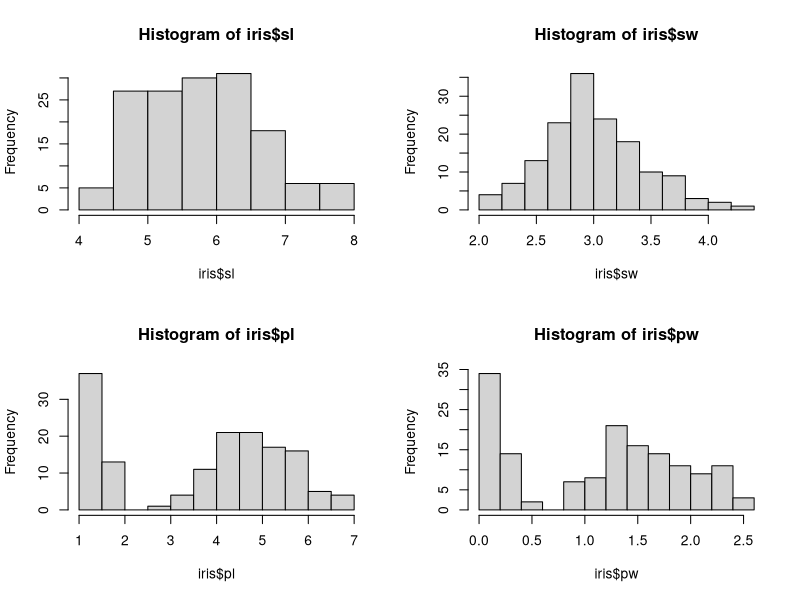

Source code (R):
data(iris)
names(iris)=c('sl','sw','pl','pw','sp')
par(mfrow=c(2,2))
hist(iris$sl)
hist(iris$sw)
hist(iris$pl)
hist(iris$pw)
options(scipen=10)
shapiro.test(iris$sl)
shapiro.test(iris$sw)
shapiro.test(iris$pl)
shapiro.test(iris$pw)
kruskal.test(sl~sp,data=iris)
kruskal.test(sw~sp,data=iris)
kruskal.test(pl~sp,data=iris)
kruskal.test(pw~sp,data=iris)
manova(cbind(sl,sw,pl,pw)~sp,data=iris)
bartlett.test(iris$sl~iris$sp)
bartlett.test(iris$sw~iris$sp)
bartlett.test(iris$pl~iris$sp)
bartlett.test(iris$pw~iris$sp)
oneway.test(sl~sp,data=iris)
oneway.test(sw~sp,data=iris)
oneway.test(pl~sp,data=iris)
oneway.test(pw~sp,data=iris)




